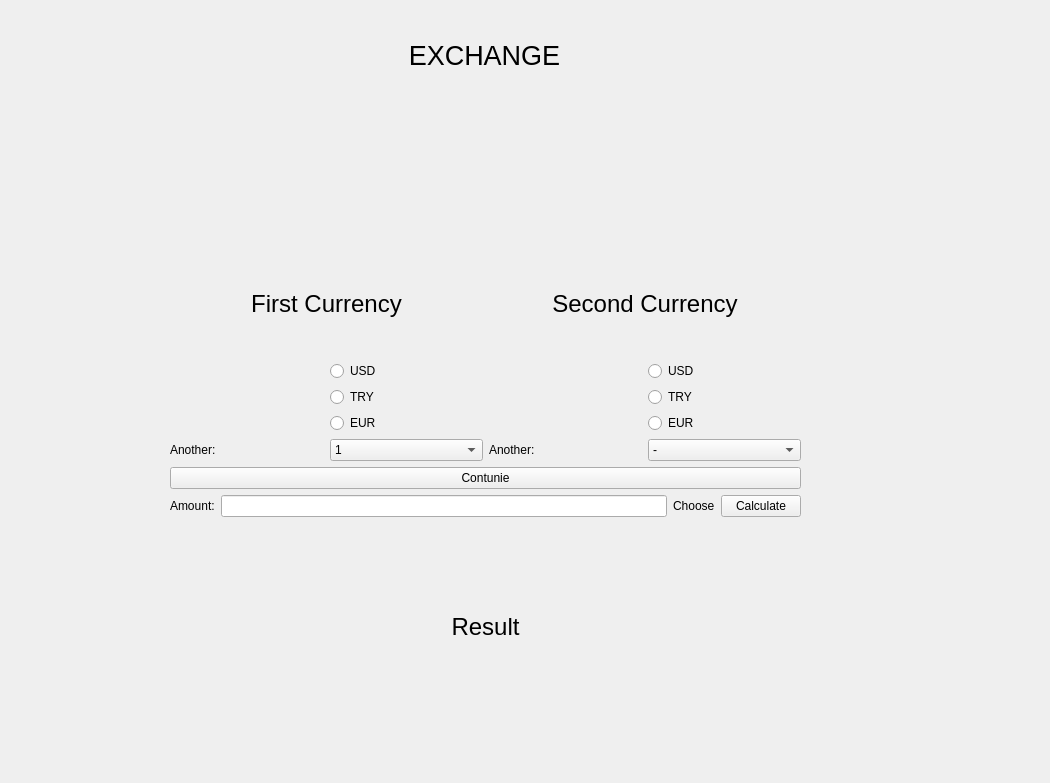
<?xml version="1.0" encoding="UTF-8"?>
<ui version="4.0">
 <class>Form</class>
 <widget class="QWidget" name="Form">
  <property name="geometry">
   <rect>
    <x>0</x>
    <y>0</y>
    <width>1050</width>
    <height>783</height>
   </rect>
  </property>
  <property name="windowTitle">
   <string>Form</string>
  </property>
  <widget class="QWidget" name="verticalLayoutWidget">
   <property name="geometry">
    <rect>
     <x>170</x>
     <y>40</y>
     <width>631</width>
     <height>691</height>
    </rect>
   </property>
   <layout class="QVBoxLayout" name="verticalLayout">
    <item alignment="Qt::AlignTop">
     <widget class="QLabel" name="exchange">
      <property name="maximumSize">
       <size>
        <width>629</width>
        <height>16777215</height>
       </size>
      </property>
      <property name="text">
       <string>&lt;html&gt;&lt;head/&gt;&lt;body&gt;&lt;p align=&quot;center&quot;&gt;&lt;span style=&quot; font-size:20pt;&quot;&gt;EXCHANGE&lt;/span&gt;&lt;/p&gt;&lt;/body&gt;&lt;/html&gt;</string>
      </property>
      <property name="scaledContents">
       <bool>false</bool>
      </property>
      <property name="wordWrap">
       <bool>false</bool>
      </property>
      <property name="margin">
       <number>5</number>
      </property>
      <property name="indent">
       <number>-15</number>
      </property>
      <property name="openExternalLinks">
       <bool>false</bool>
      </property>
     </widget>
    </item>
    <item>
     <layout class="QHBoxLayout" name="horizontalLayout">
      <item>
       <layout class="QVBoxLayout" name="verticalLayout_3">
        <item>
         <widget class="QLabel" name="label_3">
          <property name="text">
           <string>&lt;html&gt;&lt;head/&gt;&lt;body&gt;&lt;p align=&quot;center&quot;&gt;&lt;span style=&quot; font-size:18pt;&quot;&gt;First Currency&lt;/span&gt;&lt;/p&gt;&lt;/body&gt;&lt;/html&gt;</string>
          </property>
         </widget>
        </item>
        <item>
         <layout class="QHBoxLayout" name="horizontalLayout_8">
          <item>
           <widget class="QLabel" name="label_12">
            <property name="text">
             <string/>
            </property>
            <property name="pixmap">
             <pixmap>Klavyemde-dolar-işareti-yapamıyorum-1.jpg</pixmap>
            </property>
           </widget>
          </item>
          <item>
           <widget class="QRadioButton" name="radioButton_6">
            <property name="text">
             <string>USD</string>
            </property>
            <property name="autoRepeat">
             <bool>true</bool>
            </property>
            <property name="autoExclusive">
             <bool>false</bool>
            </property>
           </widget>
          </item>
         </layout>
        </item>
        <item>
         <layout class="QHBoxLayout" name="horizontalLayout_3">
          <item>
           <widget class="QLabel" name="label_14">
            <property name="text">
             <string/>
            </property>
            <property name="pixmap">
             <pixmap>turk-lirasi.png</pixmap>
            </property>
           </widget>
          </item>
          <item>
           <widget class="QRadioButton" name="radioButton">
            <property name="text">
             <string>TRY</string>
            </property>
            <property name="autoExclusive">
             <bool>false</bool>
            </property>
           </widget>
          </item>
         </layout>
        </item>
        <item>
         <layout class="QHBoxLayout" name="horizontalLayout_5">
          <item>
           <widget class="QLabel" name="label_15">
            <property name="text">
             <string/>
            </property>
            <property name="pixmap">
             <pixmap>indir.png</pixmap>
            </property>
           </widget>
          </item>
          <item>
           <widget class="QRadioButton" name="radioButton_3">
            <property name="text">
             <string>EUR</string>
            </property>
            <property name="autoExclusive">
             <bool>false</bool>
            </property>
           </widget>
          </item>
         </layout>
        </item>
        <item>
         <layout class="QHBoxLayout" name="horizontalLayout_10">
          <item>
           <widget class="QLabel" name="label_20">
            <property name="text">
             <string>Another:</string>
            </property>
           </widget>
          </item>
          <item>
           <widget class="QComboBox" name="comboBox_2">
            <item>
             <property name="text">
              <string>1</string>
             </property>
            </item>
            <item>
             <property name="text">
              <string>-</string>
             </property>
            </item>
            <item>
             <property name="text">
              <string>-</string>
             </property>
            </item>
            <item>
             <property name="text">
              <string>-</string>
             </property>
            </item>
            <item>
             <property name="text">
              <string>-</string>
             </property>
            </item>
            <item>
             <property name="text">
              <string>-</string>
             </property>
            </item>
            <item>
             <property name="text">
              <string>-</string>
             </property>
            </item>
            <item>
             <property name="text">
              <string>-</string>
             </property>
            </item>
            <item>
             <property name="text">
              <string>-</string>
             </property>
            </item>
            <item>
             <property name="text">
              <string>-</string>
             </property>
            </item>
           </widget>
          </item>
         </layout>
        </item>
       </layout>
      </item>
      <item>
       <layout class="QVBoxLayout" name="verticalLayout_2">
        <item>
         <widget class="QLabel" name="label_4">
          <property name="text">
           <string>&lt;html&gt;&lt;head/&gt;&lt;body&gt;&lt;p align=&quot;center&quot;&gt;&lt;span style=&quot; font-size:18pt;&quot;&gt;Second Currency&lt;/span&gt;&lt;/p&gt;&lt;/body&gt;&lt;/html&gt;</string>
          </property>
         </widget>
        </item>
        <item>
         <layout class="QHBoxLayout" name="horizontalLayout_7">
          <item>
           <widget class="QLabel" name="label_11">
            <property name="text">
             <string/>
            </property>
            <property name="pixmap">
             <pixmap>Klavyemde-dolar-işareti-yapamıyorum-1.jpg</pixmap>
            </property>
           </widget>
          </item>
          <item>
           <widget class="QRadioButton" name="radioButton_5">
            <property name="text">
             <string>USD</string>
            </property>
            <property name="checkable">
             <bool>true</bool>
            </property>
            <property name="checked">
             <bool>false</bool>
            </property>
            <property name="autoRepeat">
             <bool>true</bool>
            </property>
            <property name="autoExclusive">
             <bool>false</bool>
            </property>
           </widget>
          </item>
         </layout>
        </item>
        <item>
         <layout class="QHBoxLayout" name="horizontalLayout_4">
          <item>
           <widget class="QLabel" name="label_18">
            <property name="text">
             <string/>
            </property>
            <property name="pixmap">
             <pixmap>turk-lirasi.png</pixmap>
            </property>
           </widget>
          </item>
          <item>
           <widget class="QRadioButton" name="radioButton_2">
            <property name="text">
             <string>TRY</string>
            </property>
           </widget>
          </item>
         </layout>
        </item>
        <item>
         <layout class="QHBoxLayout" name="horizontalLayout_6">
          <item>
           <widget class="QLabel" name="label_17">
            <property name="text">
             <string/>
            </property>
            <property name="pixmap">
             <pixmap>indir.png</pixmap>
            </property>
           </widget>
          </item>
          <item>
           <widget class="QRadioButton" name="radioButton_4">
            <property name="text">
             <string>EUR</string>
            </property>
            <property name="autoExclusive">
             <bool>false</bool>
            </property>
           </widget>
          </item>
         </layout>
        </item>
        <item>
         <layout class="QHBoxLayout" name="horizontalLayout_9">
          <item>
           <widget class="QLabel" name="label_19">
            <property name="text">
             <string>Another:</string>
            </property>
           </widget>
          </item>
          <item>
           <widget class="QComboBox" name="comboBox">
            <item>
             <property name="text">
              <string>-</string>
             </property>
            </item>
            <item>
             <property name="text">
              <string>-</string>
             </property>
            </item>
            <item>
             <property name="text">
              <string>-</string>
             </property>
            </item>
            <item>
             <property name="text">
              <string>-</string>
             </property>
            </item>
            <item>
             <property name="text">
              <string>-</string>
             </property>
            </item>
            <item>
             <property name="text">
              <string>-</string>
             </property>
            </item>
            <item>
             <property name="text">
              <string>-</string>
             </property>
            </item>
            <item>
             <property name="text">
              <string>-</string>
             </property>
            </item>
            <item>
             <property name="text">
              <string>-</string>
             </property>
            </item>
            <item>
             <property name="text">
              <string>-</string>
             </property>
            </item>
           </widget>
          </item>
         </layout>
        </item>
       </layout>
      </item>
     </layout>
    </item>
    <item>
     <widget class="QPushButton" name="pushButton">
      <property name="text">
       <string>Contunie</string>
      </property>
     </widget>
    </item>
    <item>
     <layout class="QHBoxLayout" name="horizontalLayout_2">
      <item>
       <widget class="QLabel" name="label_5">
        <property name="text">
         <string>Amount:</string>
        </property>
       </widget>
      </item>
      <item alignment="Qt::AlignVCenter">
       <widget class="QLineEdit" name="lineEdit">
        <property name="minimumSize">
         <size>
          <width>409</width>
          <height>22</height>
         </size>
        </property>
       </widget>
      </item>
      <item>
       <widget class="QLabel" name="label_6">
        <property name="text">
         <string>Choose</string>
        </property>
       </widget>
      </item>
      <item>
       <widget class="QPushButton" name="pushButton_2">
        <property name="text">
         <string>Calculate</string>
        </property>
       </widget>
      </item>
     </layout>
    </item>
    <item>
     <widget class="QLabel" name="sonuc">
      <property name="text">
       <string>&lt;html&gt;&lt;head/&gt;&lt;body&gt;&lt;p align=&quot;center&quot;&gt;&lt;span style=&quot; font-size:18pt;&quot;&gt;Result&lt;/span&gt;&lt;/p&gt;&lt;/body&gt;&lt;/html&gt;</string>
      </property>
     </widget>
    </item>
   </layout>
  </widget>
 </widget>
 <resources/>
 <connections/>
</ui>
